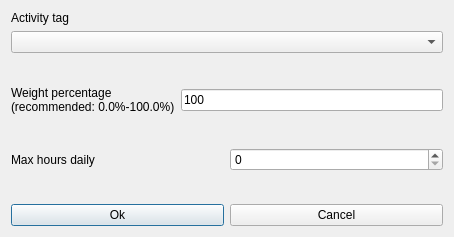
<?xml version="1.0" encoding="UTF-8"?>
<ui version="4.0">
 <class>ModifyConstraintStudentsActivityTagMaxHoursDailyForm_template</class>
 <widget class="QDialog" name="ModifyConstraintStudentsActivityTagMaxHoursDailyForm_template">
  <property name="geometry">
   <rect>
    <x>0</x>
    <y>0</y>
    <width>454</width>
    <height>237</height>
   </rect>
  </property>
  <property name="windowTitle">
   <string extracomment="This is the title of the dialog to modify a constraint of this type">Modify students activity tag max hours daily</string>
  </property>
  <layout class="QGridLayout" name="gridLayout">
   <item row="0" column="0">
    <layout class="QVBoxLayout">
     <item>
      <widget class="QLabel" name="studentsTextLabel_2">
       <property name="frameShape">
        <enum>QFrame::NoFrame</enum>
       </property>
       <property name="frameShadow">
        <enum>QFrame::Plain</enum>
       </property>
       <property name="text">
        <string>Activity tag</string>
       </property>
       <property name="wordWrap">
        <bool>false</bool>
       </property>
      </widget>
     </item>
     <item>
      <widget class="QComboBox" name="activityTagsComboBox">
       <property name="editable">
        <bool>false</bool>
       </property>
       <property name="insertPolicy">
        <enum>QComboBox::NoInsert</enum>
       </property>
       <property name="autoCompletion">
        <bool>false</bool>
       </property>
       <property name="duplicatesEnabled">
        <bool>false</bool>
       </property>
      </widget>
     </item>
    </layout>
   </item>
   <item row="1" column="0">
    <spacer name="spacer6">
     <property name="orientation">
      <enum>Qt::Vertical</enum>
     </property>
     <property name="sizeType">
      <enum>QSizePolicy::Expanding</enum>
     </property>
     <property name="sizeHint" stdset="0">
      <size>
       <width>20</width>
       <height>20</height>
      </size>
     </property>
    </spacer>
   </item>
   <item row="2" column="0">
    <layout class="QHBoxLayout" name="horizontalLayout_2">
     <item>
      <widget class="QLabel" name="weightTextLabel">
       <property name="frameShape">
        <enum>QFrame::NoFrame</enum>
       </property>
       <property name="frameShadow">
        <enum>QFrame::Plain</enum>
       </property>
       <property name="text">
        <string>Weight percentage
(recommended: 0.0%-100.0%)</string>
       </property>
       <property name="wordWrap">
        <bool>false</bool>
       </property>
      </widget>
     </item>
     <item>
      <widget class="QLineEdit" name="weightLineEdit">
       <property name="text">
        <string>100</string>
       </property>
      </widget>
     </item>
    </layout>
   </item>
   <item row="3" column="0">
    <spacer name="verticalSpacer">
     <property name="orientation">
      <enum>Qt::Vertical</enum>
     </property>
     <property name="sizeHint" stdset="0">
      <size>
       <width>20</width>
       <height>27</height>
      </size>
     </property>
    </spacer>
   </item>
   <item row="4" column="0">
    <layout class="QHBoxLayout" name="horizontalLayout">
     <item>
      <widget class="QLabel" name="maxHoursTextLabel">
       <property name="frameShape">
        <enum>QFrame::NoFrame</enum>
       </property>
       <property name="frameShadow">
        <enum>QFrame::Plain</enum>
       </property>
       <property name="text">
        <string>Max hours daily</string>
       </property>
       <property name="wordWrap">
        <bool>false</bool>
       </property>
      </widget>
     </item>
     <item>
      <widget class="QSpinBox" name="maxHoursSpinBox"/>
     </item>
    </layout>
   </item>
   <item row="5" column="0">
    <spacer name="verticalSpacer_2">
     <property name="orientation">
      <enum>Qt::Vertical</enum>
     </property>
     <property name="sizeHint" stdset="0">
      <size>
       <width>20</width>
       <height>27</height>
      </size>
     </property>
    </spacer>
   </item>
   <item row="6" column="0">
    <layout class="QHBoxLayout">
     <item>
      <widget class="QPushButton" name="okPushButton">
       <property name="text">
        <string>Ok</string>
       </property>
      </widget>
     </item>
     <item>
      <widget class="QPushButton" name="cancelPushButton">
       <property name="text">
        <string>Cancel</string>
       </property>
      </widget>
     </item>
    </layout>
   </item>
  </layout>
 </widget>
 <layoutdefault spacing="6" margin="11"/>
 <tabstops>
  <tabstop>activityTagsComboBox</tabstop>
  <tabstop>weightLineEdit</tabstop>
  <tabstop>maxHoursSpinBox</tabstop>
  <tabstop>okPushButton</tabstop>
  <tabstop>cancelPushButton</tabstop>
 </tabstops>
 <resources/>
 <connections/>
</ui>
